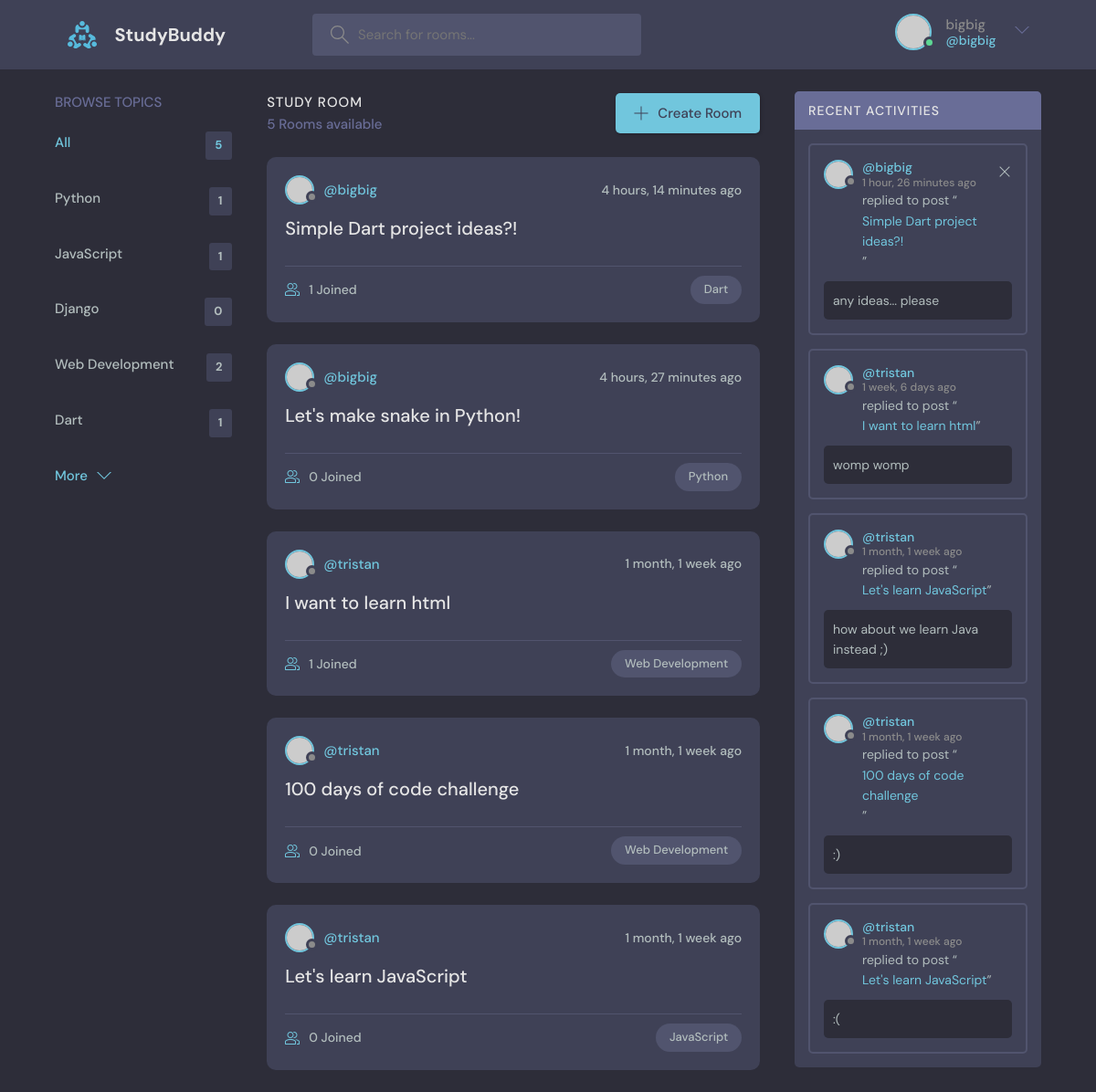
Screenshot of / (signed in) with the database file from the repository.
### base/models.py (models this page shows, shortened)
class Topic(models.Model):
    name = models.CharField(max_length=200)

class Room(models.Model):
    host = models.ForeignKey(User, on_delete=models.SET_NULL, null=True)
    topic = models.ForeignKey(Topic, on_delete=models.SET_NULL, null=True)
    name = models.CharField(max_length=200)
    description = models.TextField(null=True, blank=True)
    participants = models.ManyToManyField(User, related_name='participants', blank=True)
    updated = models.DateTimeField(auto_now=True)
    created = models.DateTimeField(auto_now_add=True)
    class Meta:
        ordering = ['-updated', '-created']
    def __str__(self):
        return self.name

class Message(models.Model):
    user = models.ForeignKey(User, on_delete=models.CASCADE)
    room = models.ForeignKey(Room, on_delete=models.CASCADE)
    body = models.TextField()
    updated = models.DateTimeField(auto_now=True)
    created = models.DateTimeField(auto_now_add=True)
    class Meta:
        ordering = ['-updated', '-created']

### base/views.py (the view)
# urls.py: path('', views.home, name="home"),
def home(request):
    q = request.GET.get('q') if request.GET.get('q') != None else ''
    rooms = Room.objects.filter(
        Q(topic__name__icontains=q) |
        Q(name__icontains=q) |
        Q(description__icontains=q)
    )
    topics = Topic.objects.all()
    room_count = rooms.count()
    room_messages = Message.objects.filter(Q(room__topic__name__icontains=q))
    context = {'rooms': rooms, 'topics': topics, 'room_count':room_count, 'room_messages':room_messages}
    return render(request, 'base/home.html', context)

### base/templates/base/home.html (shortened to what this page needs)
{% extends 'main.html' %}
{% block content %}
  <main class="layout layout--3">
    <div class="container">
      {% include 'base/topics_component.html' %}
      <div class="roomList">
        <div class="roomList__header">
          <div>
            <h2>Study Room</h2>
            <p>{{room_count}} Rooms available</p>
          </div>
          <a class="btn btn--main" href="{% url 'create-room' %}">
            <svg version="1.1" xmlns="http://www.w3.org/2000/svg" width="32" height="32" viewBox="0 0 32 32">
              <title>add</title>
              <path
                d="M16.943 0.943h-1.885v14.115h-14.115v1.885h14.115v14.115h1.885v-14.115h14.115v-1.885h-14.115v-14.115z"
              ></path>
            </svg>
            Create Room
          </a>
        </div>
        {% include 'base/feed_component.html' %}
      </div>
      {% include 'base/activity_component.html' %}
    </div>
  </main>
{% endblock %}

### templates/navbar.html (shortened to what this page needs)
{% load static %}
<header class="header header--loggedIn">
  <div class="container">
      <a href="{% url 'home' %}" class="header__logo">
      <img src="{% static 'images/logo.svg' %}" />
      <h1>StudyBuddy</h1>
      </a>
      <form class="header__search" method="GET" action="{% url 'home' %}">
      <label>
          <input name="q" placeholder="Search for rooms..." />
      </label>
      </form>
      <nav class="header__menu">
      {% if request.user.is_authenticated %}
      <div class="header__user">
          <a href="{% url 'user-profile' request.user.id %}">
          <div class="avatar avatar--medium active">
              <img src="https://randomuser.me/api/portraits/men/37.jpg" />
          </div>
          <p>{{request.user.username}} <span>@{{request.user.username}}</span></p>
          </a>
          <button class="dropdown-button">
          <svg version="1.1" xmlns="http://www.w3.org/2000/svg" width="32" height="32" viewBox="0 0 32 32">
              <title>chevron-down</title>
              <path d="M16 21l-13-13h-3l16 16 16-16h-3l-13 13z"></path>
          </svg>
          </button>
      </div>
      {% else %}
      <a href="{% url 'login' %}">
          <img src="{% static 'images/avatar.svg' %}" />
          <p>Login</p>
      </a>
      {% endif %}
      </nav>
  </div>
</header>

### base/templates/base/topics_component.html
<div class="topics">
    <div class="topics__header">
      <h2>Browse Topics</h2>
    </div>
    <ul class="topics__list">
      <li>
        <a href="{% url 'home' %}" class="active">All <span>{{topics.count}}</span></a>
      </li>
      {% for topic in topics %}
      <li>
        <a href="{% url 'home'%}?q={{topic.name}}">{{topic.name}} <span>{{topic.room_set.all.count}}</span></a>
      </li>
      {% endfor %}
    </ul>
    <a class="btn btn--link" href="topics.html">
      More
      <svg version="1.1" xmlns="http://www.w3.org/2000/svg" width="32" height="32" viewBox="0 0 32 32">
        <title>chevron-down</title>
        <path d="M16 21l-13-13h-3l16 16 16-16h-3l-13 13z"></path>
      </svg>
    </a>
  </div>

### base/templates/base/feed_component.html (shortened to what this page needs)
{% for room in rooms %}
<div class="roomListRoom">
    <div class="roomListRoom__header">
      <a href="{% url 'user-profile' room.host.id %}" class="roomListRoom__author">
        <div class="avatar avatar--small">
          <img src="https://randomuser.me/api/portraits/women/11.jpg" />
        </div>
        <span>@{{room.host.username}}</span>
      </a>
      <div class="roomListRoom__actions">
        <span>{{room.created | timesince}} ago</span>
      </div>
    </div>
    <div class="roomListRoom__content">
      <a href="{% url 'room' room.id %}">{{room.name}}</a>
    </div>
    <div class="roomListRoom__meta">
      <a href="{% url 'room' room.id %}" class="roomListRoom__joined">
        {{room.participants.all.count}} Joined
      </a>
      <p class="roomListRoom__topic">{{room.topic.name}}</p>
    </div>
</div>
{% endfor %}

### base/templates/base/activity_component.html
<div class="activities">
    <div class="activities__header">
      <h2>Recent Activities</h2>
    </div>
    {% for message in room_messages %}
    <div class="activities__box">
      <div class="activities__boxHeader roomListRoom__header">
        <a href="{% url 'user-profile' message.user.id %}" class="roomListRoom__author">
          <div class="avatar avatar--small">
            <img src="https://randomuser.me/api/portraits/women/11.jpg" />
          </div>
          <p>
            @{{message.user}}
            <span>{{message.created|timesince}} ago</span>
          </p>
        </a>
        {% if request.user == message.user %}
        <div class="roomListRoom__actions">
          <a href="{% url 'delete-message' message.id %}">
            <svg version="1.1" xmlns="http://www.w3.org/2000/svg" width="32" height="32" viewBox="0 0 32 32">
              <title>remove</title>
              <path
                d="M27.314 6.019l-1.333-1.333-9.98 9.981-9.981-9.981-1.333 1.333 9.981 9.981-9.981 9.98 1.333 1.333 9.981-9.98 9.98 9.98 1.333-1.333-9.98-9.98 9.98-9.981z"
              ></path>
            </svg>
          </a>
        </div>
        {% endif %}
      </div>
      <div class="activities__boxContent">
        <p>replied to post “<a href="{% url 'room' message.room.id %}">{{message.room}}</a>”</p>
        <div class="activities__boxRoomContent">
          {{message.body}}
        </div>
      </div>
    </div>
    {% endfor %}
</div>

### rows the page displays
Topic: name "Python", room_set.all.count "1"
Topic: name "JavaScript", room_set.all.count "1"
Topic: name "Django", room_set.all.count "0"
Topic: name "Web Development", room_set.all.count "2"
Topic: name "Dart", room_set.all.count "1"
Room: host.username "bigbig", created "4 hours, 14 minutes", name "Simple Dart project ideas?!", participants.all.count "1", topic.name "Dart"
Room: host.username "bigbig", created "4 hours, 27 minutes", name "Let's make snake in Python!", participants.all.count "0", topic.name "Python"
Room: host.username "tristan", created "1 month, 1 week", name "I want to learn html", participants.all.count "1", topic.name "Web Development"
Room: host.username "tristan", created "1 month, 1 week", name "100 days of code challenge", participants.all.count "0", topic.name "Web Development"
Room: host.username "tristan", created "1 month, 1 week", name "Let's learn JavaScript", participants.all.count "0", topic.name "JavaScript"
Message: user "bigbig", created "1 hour, 26 minutes", room "Simple Dart project ideas?!", body "any ideas... please"
Message: user "tristan", created "1 week, 6 days", room "I want to learn html", body "womp womp"
Message: user "tristan", created "1 month, 1 week", room "Let's learn JavaScript", body "how about we learn Java instead ;)"
Message: user "tristan", created "1 month, 1 week", room "100 days of code challenge", body ":)"
Message: user "tristan", created "1 month, 1 week", room "Let's learn JavaScript", body ":("

### other values shown
{{ request.user.username }} "bigbig"
{{ topics.count }} "5"
{{ room_count }} "5"
